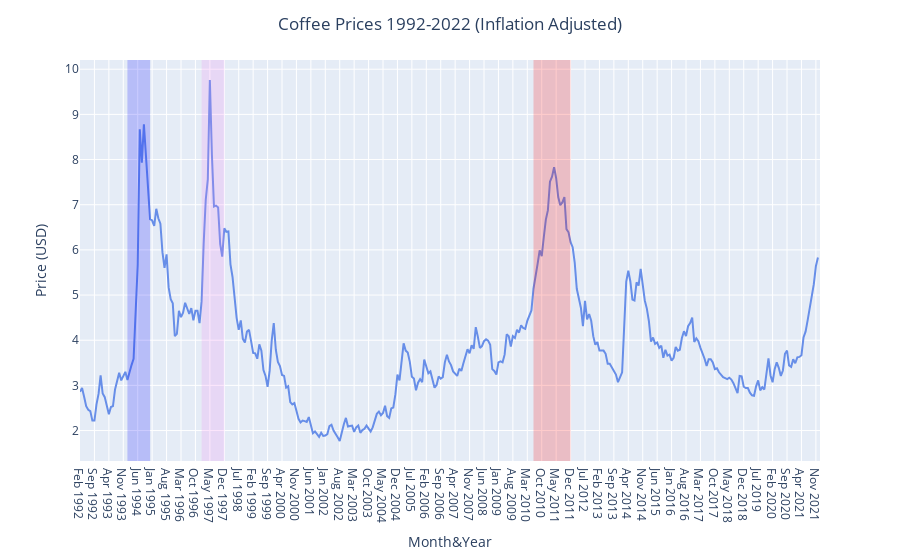

Write notebook code for a chart like this one.
### Markdown cell above
## Coffee Prices

### Code cell
fig = px.line(data_frame=data, x="Month&Year", y="Price_coffee_infl",color_discrete_sequence=[line_coffee_hex])
fig.add_vrect(x0="Jan 1994", x1="Dec 1994", line_width=0, fillcolor="blue", opacity=0.2)
fig.add_vrect(x0="Jan 1997", x1="Dec 1997", line_width=0, fillcolor="violet", opacity=0.2)
fig.add_vrect(x0="Jun 2010", x1="Dec 2011", line_width=0, fillcolor="red", opacity=0.2)
fig.update_layout(
    title="Coffee Prices 1992-2022 (Inflation Adjusted)", 
    title_x = 0.5,
    xaxis=dict(title="Month&Year"), 
    yaxis=dict(title="Price (USD)"))
fig.show()

### Figure 1 — Plotly figure (JSON) as saved in the notebook; plotly's stock layout.template omitted (floating-point values rounded to 4 significant figures; data arrays with more than 128 entries replaced by an {"elided": "..."} marker saying what was removed)
{"data": [{"hovertemplate": "Month&Year=%{x}<br>Price_coffee_infl=%{y}<extra></extra>", "legendgroup": "", "line": {"color": "#678ee8", "dash": "solid"}, "marker": {"symbol": "circle"}, "mode": "lines", "name": "", "orientation": "v", "showlegend": false, "type": "scatter", "x": {"elided": "360 str values"}, "xaxis": "x", "y": {"elided": "360 float values"}, "yaxis": "y"}], "layout": {"legend": {"tracegroupgap": 0}, "margin": {"t": 60}, "shapes": [{"fillcolor": "blue", "line": {"width": 0}, "opacity": 0.2, "type": "rect", "x0": "Jan 1994", "x1": "Dec 1994", "xref": "x", "y0": 0, "y1": 1, "yref": "y domain"}, {"fillcolor": "violet", "line": {"width": 0}, "opacity": 0.2, "type": "rect", "x0": "Jan 1997", "x1": "Dec 1997", "xref": "x", "y0": 0, "y1": 1, "yref": "y domain"}, {"fillcolor": "red", "line": {"width": 0}, "opacity": 0.2, "type": "rect", "x0": "Jun 2010", "x1": "Dec 2011", "xref": "x", "y0": 0, "y1": 1, "yref": "y domain"}], "title": {"text": "Coffee Prices 1992-2022 (Inflation Adjusted)", "x": 0.5}, "xaxis": {"anchor": "y", "domain": [0, 1], "title": {"text": "Month&Year"}}, "yaxis": {"anchor": "x", "domain": [0, 1], "title": {"text": "Price (USD)"}}}}
